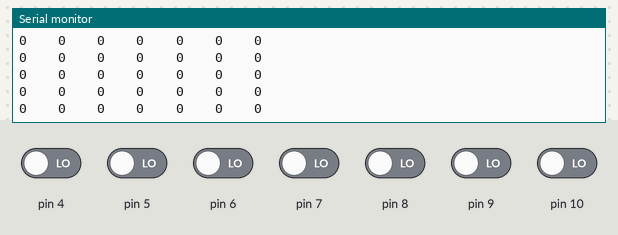
Recording of a sketch running on a simulated Arduino Uno, built with avr-gcc and run on an emulated ATmega328P. Parts: the last lines printed to the serial monitor. The inputs (shaded band) are chosen by the test bench; at power-on: pin 4–10 LOW.

Above: at 1.2 s.
1.3 s: pin 4 driven HIGH
At 2.0 s:
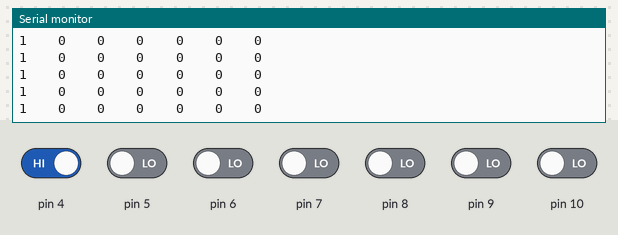
4.3 s: pin 5 driven HIGH
At 4.8 s:
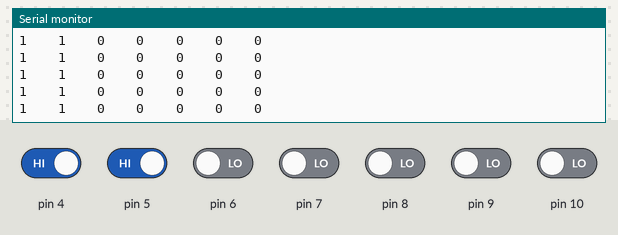
7.3 s: pin 6 driven HIGH
At 8.2 s:
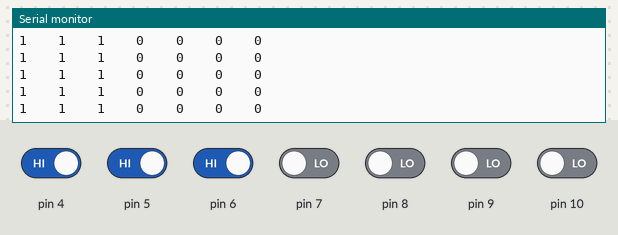
8.8 s: pin 7 driven HIGH
At 9.7 s:
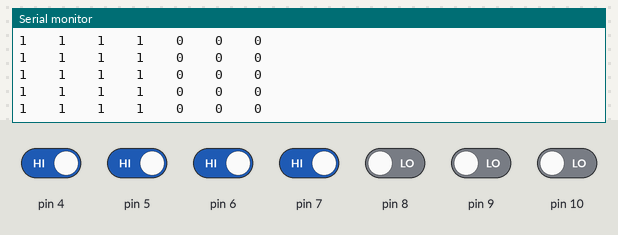
11.8 s: pin 8 driven HIGH
At 12.4 s:
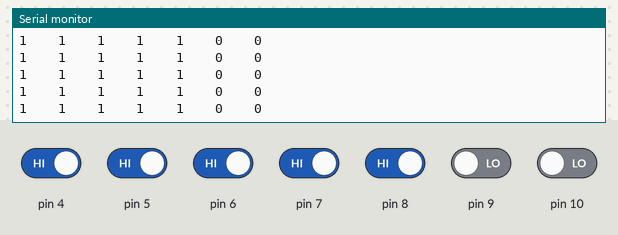
14.8 s: pin 9 driven HIGH
At 15.6 s:
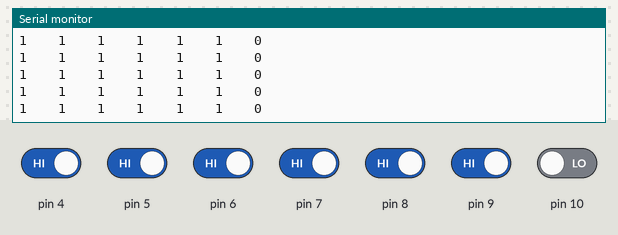

The sketch:

Khobau_test_button.ino
```cpp
void setup() {
  // put your setup code here, to run once:
Serial.begin(9600);
pinMode(4,INPUT);
pinMode(5,INPUT);
pinMode(6,INPUT);
pinMode(7,INPUT);
pinMode(8,INPUT);
pinMode(9,INPUT);
pinMode(10,INPUT);
}

void loop() {
  // put your main code here, to run repeatedly:
int v1 = digitalRead(4);
int v2 = digitalRead(5);
int v3 = digitalRead(6);
int v4 = digitalRead(7);
int v5 = digitalRead(8);
int v6 = digitalRead(9);
int v7 = digitalRead(10);

Serial.print(v1);
Serial.print("    ");
Serial.print(v2);
Serial.print("    ");
Serial.print(v3);
Serial.print("    ");
Serial.print(v4);
Serial.print("    ");
Serial.print(v5);
Serial.print("    ");
Serial.print(v6);
Serial.print("    ");
Serial.print(v7);
Serial.print("    ");
Serial.println();
}
```

Measured:
- after the input at 1.3 s, the serial monitor: prints a new line after 0.09 s (image 1)
- after the input at 4.3 s, the serial monitor: prints a new line after 0.09 s (image 2)
- after the input at 7.3 s, the serial monitor: prints a new line after 0.09 s (image 3)
- after the input at 8.8 s, the serial monitor: prints a new line after 0.09 s (image 4)
- after the input at 11.8 s, the serial monitor: prints a new line after 0.09 s (image 5)
- after the input at 14.8 s, the serial monitor: prints a new line after 0.09 s (image 6)
